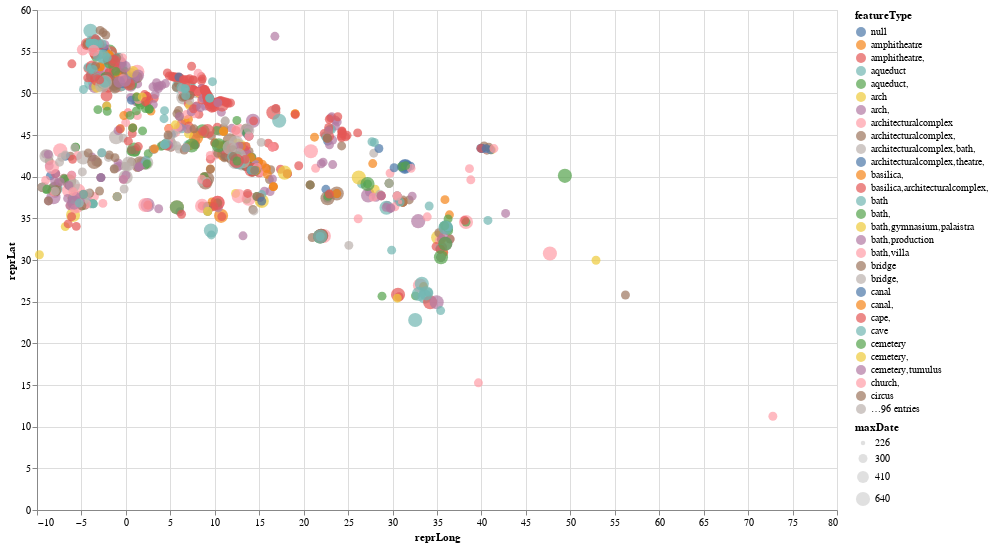

Notebook code cell kept with this figure:
### Markdown cell above
## Visulisation

### Code cell
# prerequisites
click = alt.selection_multi(encodings=['color'])
interval = alt.selection_interval()

# scatter plots of points
scatter = alt.Chart(romanPoints).mark_circle(
).encode(
    x='reprLong:Q',
    y='reprLat:Q',
    size=alt.Size('maxDate:O',
        scale=alt.Scale(range=(20,200)))
    ,color=alt.condition(interval,'featureType', alt.value('lightgrey')),
    tooltip=['featureType','minDate','maxDate','title','reprLatLong','timePeriods']
).properties(
    width=800,
    height=500,
    selection=interval
)

# legend


chart = ( scatter )

chart

### Figure 1 — Vega-Lite specification as saved in the notebook (floating-point values rounded to 4 significant figures; data arrays with more than 128 entries replaced by an {"elided": "..."} marker saying what was removed)
{"config": {"view": {"continuousWidth": 400, "continuousHeight": 300}}, "data": {"name": "data-3789d8d94311697c6aedb72d90279fbb"}, "mark": "circle", "encoding": {"color": {"condition": {"type": "nominal", "field": "featureType", "selection": "selector002"}, "value": "lightgrey"}, "size": {"type": "ordinal", "field": "maxDate", "scale": {"range": [20, 200]}}, "tooltip": [{"type": "nominal", "field": "featureType"}, {"type": "quantitative", "field": "minDate"}, {"type": "quantitative", "field": "maxDate"}, {"type": "nominal", "field": "title"}, {"type": "nominal", "field": "reprLatLong"}, {"type": "nominal", "field": "timePeriods"}], "x": {"type": "quantitative", "field": "reprLong"}, "y": {"type": "quantitative", "field": "reprLat"}}, "height": 500, "selection": {"selector002": {"type": "interval"}}, "width": 800, "$schema": "https://vega.github.io/schema/vega-lite/v4.8.1.json", "datasets": {"data-3789d8d94311697c6aedb72d90279fbb": {"elided": "1307 records"}}}
